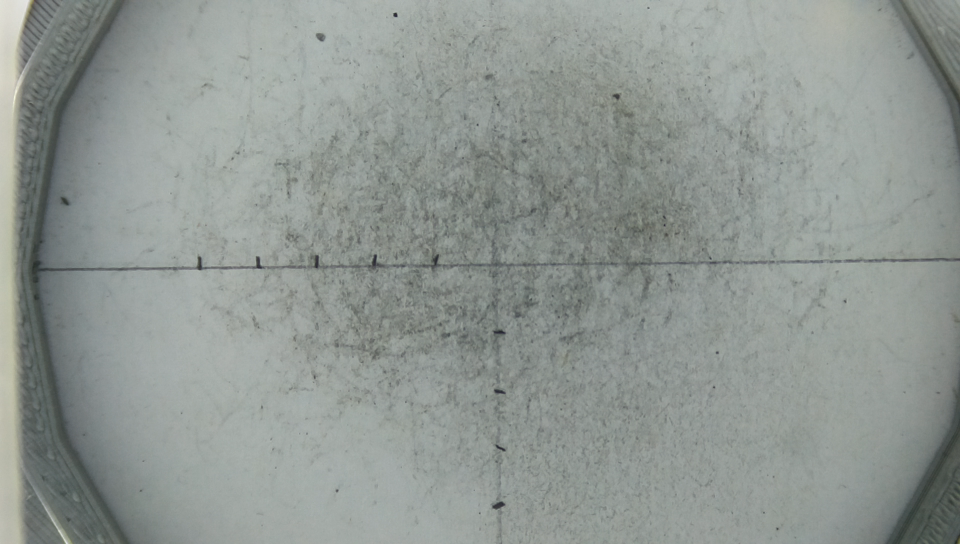
#> input picture data/test/Cast_Alu_Images/sample.png, 1920 x 1088 px (shown at 1/2 size)
$ python -i processors.py   (imports and definitions only)
#> lines starting #> are read from the running program, lines starting #| are printed output that depends on the picture; after the words box and inside, x2 and y2 are one past the last pixel; in counts of white or black regions, pixels touching at a corner belong together
#> further down, picture is the input picture: shape (1088, 1920, 3); mean B, G, R 146.4, 150.7, 143.8
import cv2
import numpy as np

# [182 lines left out: functions extract_foreground_with_removal, extract_foreground_with_blur_bg, extract_foreground_mog2, extract_foreground_connected_components, create_canny_mask, not called in this run]


def perform_roi_extraction(img_bgr, min_contour_area=100):
    """
    Alternative Method 4: Performs adaptive thresholding and contour detection
    To segment and extract Regions of Interest (ROIs) from a BGR image.

    Args:
        img_bgr (np.ndarray): Input BGR image matrix.
        min_contour_area (int): Minimum contour area to filter out small noise.

    Returns:
        tuple: (cropped_rois_bgr, roi_bboxes, binary_mask)
    """
#> called with min_contour_area = 100
    if img_bgr is None:
        return [], [], None

    try:
        # Pre-processing flow: Gray -> Blur -> Adaptive Threshold
        gray_img = cv2.cvtColor(img_bgr, cv2.COLOR_BGR2GRAY)
        blurred_img = cv2.GaussianBlur(gray_img, (9, 9), 0)

        # Adaptive thresholding optimized for darker objects on bright backgrounds
        binary_img = cv2.adaptiveThreshold(
            blurred_img, 255,
            cv2.ADAPTIVE_THRESH_GAUSSIAN_C,
            cv2.THRESH_BINARY_INV, 5, 2
        )
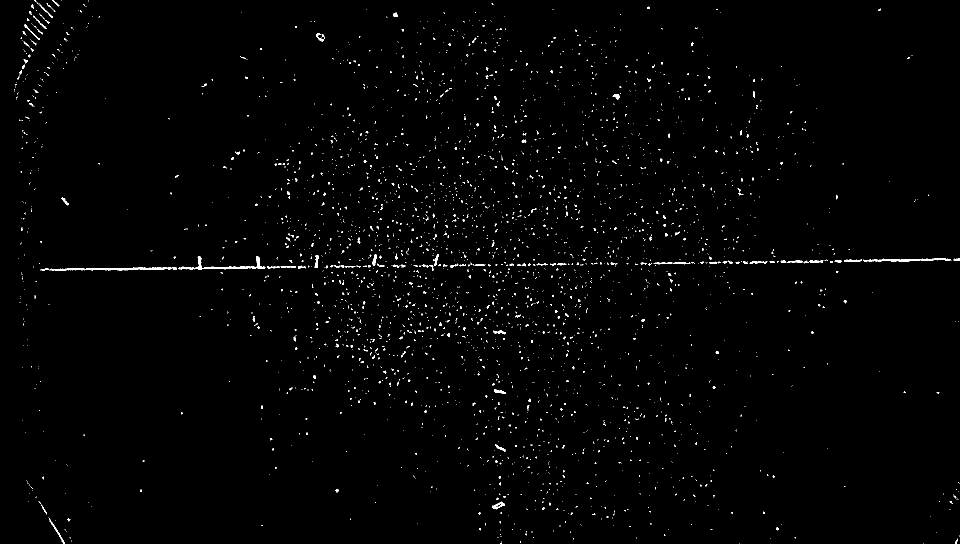
#> binary_img: shape (1088, 1920) (shown at 1/2 size); 0.97% white in thin lines or dots

        # Morphological operations to clean up small noise fragments
        kernel = np.ones((3, 3), np.uint8)
        binary_img = cv2.morphologyEx(binary_img, cv2.MORPH_OPEN, kernel, iterations=1)
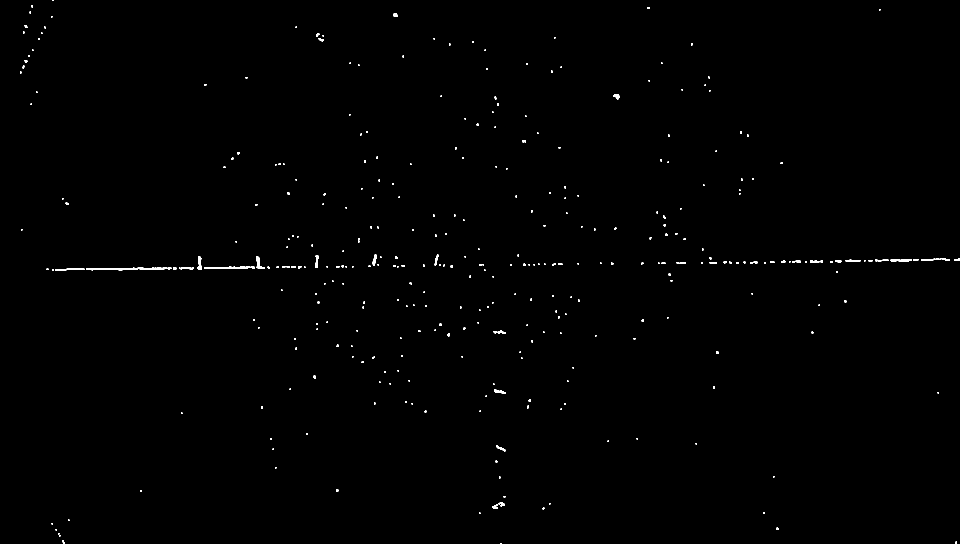
#> binary_img: shape (1088, 1920) (shown at 1/2 size); 0.37% white; 351 white regions (272 under 20 px), largest, box (x1, y1, x2, y2) and area: (172, 535, 335, 541) 556, (408, 532, 501, 538) 336, (110, 537, 169, 541) 177
        binary_img = cv2.morphologyEx(binary_img, cv2.MORPH_CLOSE, kernel, iterations=1)
#> binary_img: shape (1088, 1920); 0.37% white; 331 white regions (260 under 20 px)

        # Find external boundaries
        contours, _ = cv2.findContours(binary_img, cv2.RETR_EXTERNAL, cv2.CHAIN_APPROX_SIMPLE)
#> contours = 331 contours, 295 with area under 20; largest, box (x1, y1, x2, y2) and area: (172, 535, 343, 541) 415, (408, 532, 510, 538) 267, (512, 513, 530, 537) 138, (394, 513, 404, 540) 130, (1842, 516, 1900, 522) 129

        cropped_rois_bgr = []
        roi_bboxes = []

        for contour in contours:
            if cv2.contourArea(contour) > min_contour_area:
                x, y, w, h = cv2.boundingRect(contour)
                cropped_roi = img_bgr[y:y+h, x:x+w]
                cropped_rois_bgr.append(cropped_roi)
                roi_bboxes.append((x, y, w, h))
#> this loop made 331 passes
#> (x, y, w, h) on passes 13, 123, 125, 137, 181, 186, 189, 190: (985, 1004, 25, 14), (104, 537, 65, 4), (172, 535, 171, 6), (408, 532, 102, 6), (1781, 519, 43, 4), (1842, 516, 58, 6), (512, 513, 18, 24), (394, 513, 10, 27)
#> contour on passes 1, 5, 7, 8, 9, 10: [[1001, 1086], [1001, 1087], [1003, 1087], [1003, 1086]], [[111, 1058], [111, 1060], [113, 1060], [113, 1058]], [[103, 1046], [103, 1048], [105, 1048], [105, 1046]], [[136, 1039], [136, 1041], [138, 1041], [138, 1039]], [[958, 1025], [958, 1027], [960, 1027], [960, 1025]], [[1526, 1024], [1526, 1026], [1529, 1026], [1529, 1024]]
#> after the loop, cropped_rois_bgr = 8 items; roi_bboxes = [(985, 1004, 25, 14), (104, 537, 65, 4), (172, 535, 171, 6), (408, 532, 102, 6), (1781, 519, 43, 4), (1842, 516, 58, 6), (512, 513, 18, 24), (394, 513, 10, 27)]

        return cropped_rois_bgr, roi_bboxes, binary_img
    except Exception as e:
        print(f"Error during ROI extraction: {e}")
        return [], [], None

>>> import cv2
>>> picture = cv2.imread('../data/test/Cast_Alu_Images/sample.png')
>>> result = perform_roi_extraction(picture)
